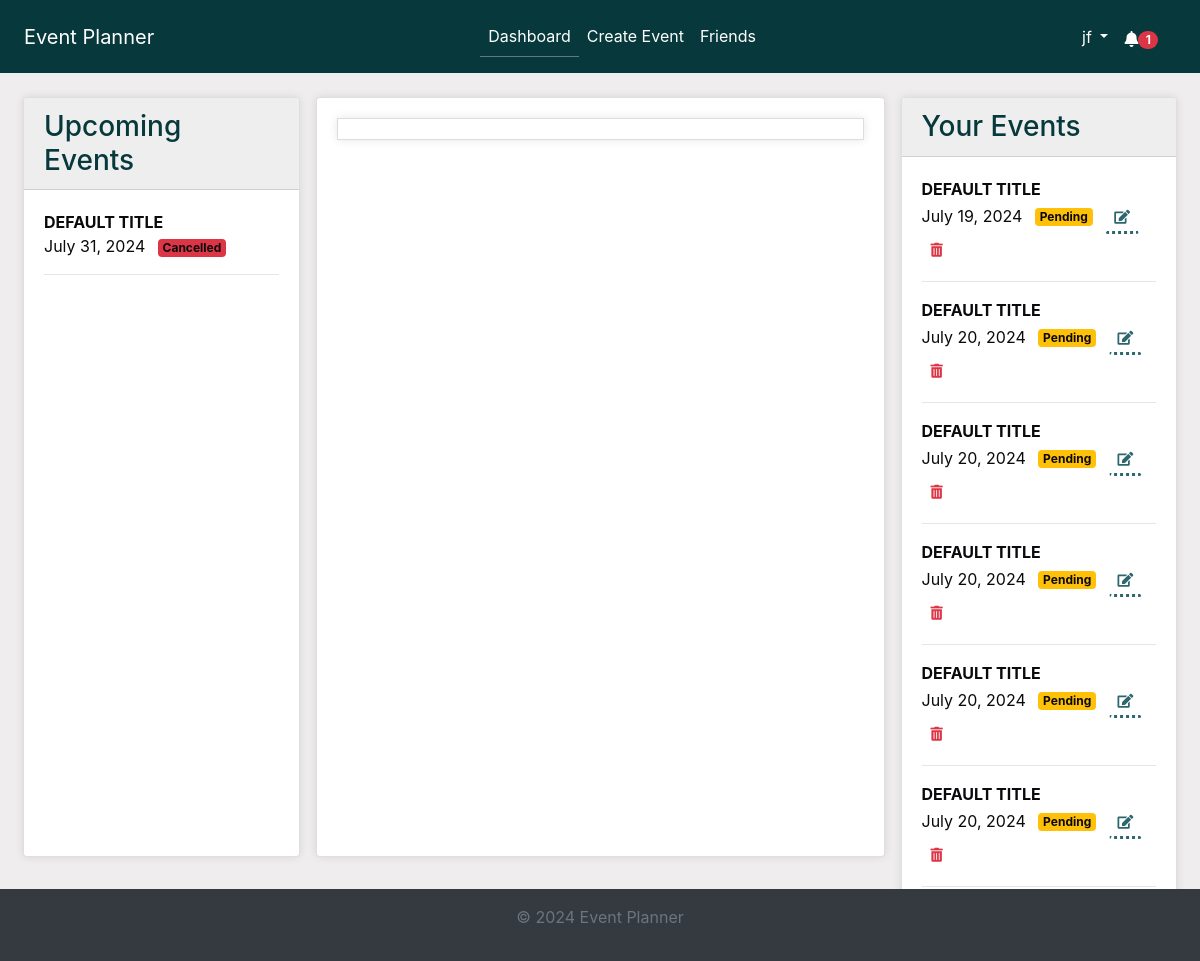
Screenshot of /dashboard/ (signed in) with the database file from the repository.
### events/models.py (models this page shows, shortened)
class Event(models.Model):
    STATUS_CHOICES = [
        ("Pending", "Pending"),
        ("Confirmed", "Confirmed"),
        ("Cancelled", "Cancelled"),
    ]
    title = models.CharField(max_length=100)
    description = models.TextField()
    location = models.CharField(max_length=255)
    created_by = models.ForeignKey(User, on_delete=models.CASCADE)
    proposed_date = models.DateTimeField()
    finalized_date = models.DateTimeField(null=True, blank=True)
    status = models.CharField(
        max_length=20, choices=STATUS_CHOICES, default="Pending"
    )
    created_at = models.DateTimeField(auto_now_add=True)
    updated_at = models.DateTimeField(auto_now=True)

### accounts/views.py (the view)
# urls.py: path("dashboard/", views.dashboard, name="dashboard"),
@login_required
def dashboard(request):
    current_user = request.user
    current_datetime = timezone.now()
    user_events = Event.objects.filter(created_by=current_user).order_by(
        "proposed_date"
    )
    invited_events = Event.objects.filter(
        invitations__user=current_user, proposed_date__gte=current_datetime
    ).order_by("proposed_date")
    upcoming_events = (
        (
            user_events.filter(proposed_date__gte=current_datetime)
            | invited_events
        )
        .distinct()
        .order_by("proposed_date")
    )
    upcoming_events_with_read_status = []
    for event in upcoming_events:
        unread_invitations = Invitation.objects.filter(
            event=event, user=current_user, read=False
        ).exists()
        upcoming_events_with_read_status.append(
            {"event": event, "unread": unread_invitations}
        )
    context = {
        "upcoming_events_with_read_status": upcoming_events_with_read_status,
        "user_events": user_events,
    }
    return render(request, "accounts/dashboard.html", context)

### accounts/context_processors.py (called while the page is built)
def google_api_key(request):
    return {"GOOGLE_API_KEY": os.getenv("GOOGLE_API_KEY")}

### notifications/context_processors.py (called while the page is built)
def notifications(request):
    if request.user.is_authenticated:
        all_unread_notifications = Notification.objects.filter(
            user=request.user, read=False
        ).order_by("-created_at")
        unread_count = all_unread_notifications.count()
        recent_unread_notifications = all_unread_notifications[:8]
        return {
            "recent_unread_notifications": recent_unread_notifications,
            "unread_count": unread_count,
        }
    return {}

### accounts/templates/accounts/dashboard.html (shortened to what this page needs)
{% extends 'base.html' %}
{% block content %}
<div class="container-fluid">
    <div class="row d-flex">
        <div class="col-lg-3 d-flex flex-column">
            <div class="card mb-4 flex-grow-1">
                <div class="card-header bg-primary text-white">
                    <h3 class="mb-0">Upcoming Events</h3>
                </div>
                <div class="card-body overflow-auto">
                    <ul class="list-unstyled">
                        {% for item in upcoming_events_with_read_status %}
                            <li>
                                <strong><a href="{% url 'event_details' item.event.id %}" class="event-link">{{ item.event.title|upper }}</a></strong>
                                <br>
                                {{ item.event.proposed_date|date:"F j, Y" }}
                                <span class="badge badge-{{ item.event.status|lower }} ml-2">{{ item.event.status }}</span>
                            </li>
                            <hr>
                        {% empty %}
                            <li>No upcoming events.</li>
                        {% endfor %}
                    </ul>
                </div>
            </div>
        </div>
        <div class="col-lg-6 d-flex flex-column">
            <div class="card mb-4 flex-grow-1">
                <div class="card-body">
                    <div id="calendar"></div>
                </div>
            </div>
        </div>
        <div class="col-lg-3 d-flex flex-column scrollable-column">
            <div class="card mb-4 flex-grow-1">
                <div class="card-header bg-primary text-white">
                    <h3 class="mb-0">Your Events</h3>
                </div>
                <div class="card-body overflow-auto">
                    <ul class="list-unstyled">
                        {% for event in user_events %}
                            <li>
                                <strong><a href="{% url 'event_details' event.id %}" class="event-link">{{ event.title|upper }}</a></strong>
                                <br>
                                {{ event.proposed_date|date:"F j, Y" }}
                                <span class="badge badge-{{ event.status|lower }} ml-2">{{ event.status }}</span>
                                <a href="{% url 'edit_event' event.id %}" class="btn btn-sm btn-outline-primary ml-2"><i class="fas fa-edit"></i></a>
                                <button class="btn btn-sm btn-outline-danger delete-btn" data-event-id="{{ event.id }}"><i class="fas fa-trash-alt"></i></button>
                            </li>
                            <hr>
                        {% empty %}
                            <li>You have not created any events.</li>
                        {% endfor %}
                    </ul>
                </div>
            </div>
        </div>
    </div>
</div>
{% endblock %}

### templates/base.html (shortened to what this page needs)
<!DOCTYPE html>
<html lang="en">
<head>
    {% load static %}
    <link rel="stylesheet" href="https://stackpath.bootstrapcdn.com/bootstrap/4.5.2/css/bootstrap.min.css">
    <link rel="stylesheet" href="{% static 'css/styles.css' %}">
    <link rel="stylesheet" href="https://cdnjs.cloudflare.com/ajax/libs/font-awesome/5.15.4/css/all.min.css">
    <link rel="stylesheet" href="https://cdnjs.cloudflare.com/ajax/libs/fullcalendar/3.10.2/fullcalendar.min.css" />
</head>
<body class="c-app">
    <header class="c-header c-header-light c-header-fixed">
        <nav class="navbar navbar-expand-lg navbar-light">
            <a class="navbar-brand" href="{% url 'home' %}">Event Planner</a>
            <div class="collapse navbar-collapse" id="navbarSupportedContent">
                {% if user.is_authenticated %}
                <ul class="navbar-nav mx-auto">
                    <li class="nav-item {% if request.resolver_match.url_name == 'dashboard' %}active{% endif %}">
                        <a class="nav-link" href="{% url 'dashboard' %}">Dashboard</a>
                    </li>
                    <li class="nav-item {% if request.resolver_match.url_name == 'create_event' %}active{% endif %}">
                        <a class="nav-link" href="{% url 'create_event' %}">Create Event</a>
                    </li>
                    <li class="nav-item {% if request.resolver_match.url_name == 'friends_page' %}active{% endif %}">
                        <a class="nav-link" href="{% url 'friends_page' %}">Friends</a>
                    </li>
                    {% endif %}
                </ul>
                {% if user.is_authenticated %}
                <ul class="navbar-nav d-flex">
                    <li class="nav-item dropdown">
                        <a class="nav-link dropdown-toggle" href="#" id="profileLink" role="button" data-toggle="dropdown" aria-haspopup="true" aria-expanded="false">
                            {{ user.username }}
                        </a>
                    </li>
                </ul>
                {% endif %}
            </div>
            {% if user.is_authenticated %}
                <ul class="navbar-nav ml-auto d-flex">
                    <li class="nav-item">
                        <a class="nav-link" href="#" id="notificationBell" role="button" data-toggle="dropdown" aria-haspopup="true" aria-expanded="false">
                            <i class="fas fa-bell"></i>
                            {% if unread_count > 0 %}
                                <span class="badge badge-pill badge-danger">{{ unread_count }}</span>
                            {% endif %}
                        </a>
                    </li>
                </ul>
            {% endif %}
        </nav>
    </header>
    <main class="c-main">
        <div class="container-fluid">
            <div class="fade-in">
                {% block content %}{% endblock %}
            </div>
        </div>
    </main>
    <footer class="footer mt-auto py-3">
        <div class="container text-center">
            <p class="text-muted">&copy; 2024 Event Planner</p>
        </div>
    </footer>
</body>
</html>

### static/css/styles.css (style rules this page uses)
* { box-sizing: border-box; }
body, html { margin: 0; padding: 0; font-family: var(--font-family-sans-serif); background-color: var(--background); color: var(--text); height: 100%; }
:root { --primary: #07393c; --secondary: #2C666E; --accent: #90DDF0; --background: #F0EDEE; --text: #0A090C; --heading-bg: #eeeeee; --white: #fff; --gray: #6c757d; --gray-dark: #343a40; --success: #28a745; --info: #17a2b8; --warning: #ffc107; --danger: #dc3545; --light: #f8f9fa; --dark: #343a40; --breakpoint-xs: 0; --breakpoint-sm: 576px; --breakpoint-md: 768px; --breakpoint-lg: 992px; --breakpoint-xl: 1200px; --font-family-sans-serif: -apple-system, BlinkMacSystemFont, "Segoe UI", Roboto, "Helvetica Neue", Arial, "Noto Sans", sans-serif, "Apple Color Emoji", "Segoe UI Emoji", "Segoe UI Symbol", "Noto Color Emoji"; --font-family-monospace: SFMono-Regular, Menlo, Monaco, Consolas, "Liberation Mono", "Courier New", monospace; }
.container-fluid { display: flex; flex-direction: column; min-height: 100vh; }
.row { flex: 1; display: flex; }
.scrollable-column { overflow-y: auto; max-height: 100vh; }
.flex-grow-1 { flex-grow: 1; }
.overflow-auto { overflow: auto; }
.bg-primary { background-color: var(--primary) !important; }
.btn-outline-success:not(:disabled):not(.disabled):active:focus, .btn-outline-primary:not(:disabled):not(.disabled):active:focus, .btn-outline-danger, .btn-outline-primary.focus, .btn-outline-primary:focus, .btn.focus, .btn:focus { box-shadow: none; }
.btn-outline-primary:not(:disabled):not(.disabled):active, .btn-outline-success:not(:disabled):not(.disabled):active, .btn-outline-success, .btn-outline-primary { color: var(--secondary); border-color: transparent; border-bottom: 3px dotted var(--secondary); background-color: transparent; }
.btn-outline-danger { border-color: transparent; }
header { background-color: var(--primary) !important; color: var(--white) !important; padding: .5rem !important; margin-bottom: 1rem !important; }
header a, header .navbar-brand, header .nav-link { color: var(--white) !important; }
.card-header { background-color: var(--heading-bg) !important; color: var(--primary) !important; }
footer { background-color: var(--dark) !important; color: var(--white) !important; padding: 1rem !important; text-align: center !important; margin-top: auto; }
.container-fluid>.row>div { margin: 0; padding: 0.5rem; }
#calendar { flex: 1; max-width: 100%; max-height: 100%; margin: 0; border: 1px solid #ddd; padding: 10px; box-shadow: 0 0 10px rgba(0, 0, 0, .1); }
.event-link { color: var(--text) !important; text-decoration: none !important; }
.badge-pending { background-color: var(--warning) !important; }
.badge-cancelled { background-color: var(--danger) !important; }
.add-btn, .delete-btn, .edit-btn, .invite-btn { margin: 0; }
.card { box-shadow: 0 0 10px rgba(0, 0, 0, .1); }
.navbar-nav.mx-auto { flex: 1; justify-content: center; }
#notificationBell { margin-right: 10px; padding-top: .9rem; display: flex; justify-content: flex-end; }
.active { border-bottom: 1px solid var(--gray); }

### rows the page displays
Event: event "DEFAULT TITLE", event.proposed_date "July 31, 2024", event.status "Cancelled"
Event: title "DEFAULT TITLE", proposed_date "July 19, 2024", status "Pending"
Event: title "DEFAULT TITLE", proposed_date "July 20, 2024", status "Pending"
Event: title "DEFAULT TITLE", proposed_date "July 20, 2024", status "Pending"
Event: title "DEFAULT TITLE", proposed_date "July 20, 2024", status "Pending"
Event: title "DEFAULT TITLE", proposed_date "July 20, 2024", status "Pending"
Event: title "DEFAULT TITLE", proposed_date "July 20, 2024", status "Pending"

### other values shown
{{ user.username }} "jf"
{{ unread_count }} "1"
